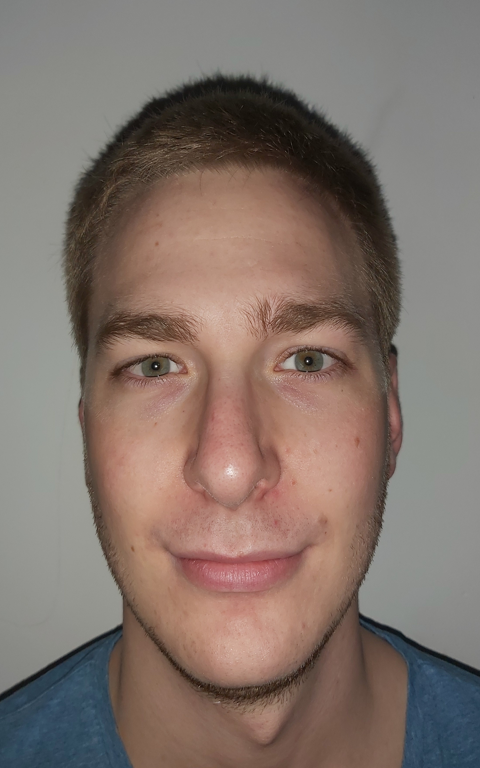
%> input picture Laboratoria/zdj_3.bmp, 480 x 768 px
$ octave Operacje_przetwarzania_obrazu.m   (GNU Octave 9; MATLAB toolbox functions it lacks are replaced by stand-ins)
%> lines starting %> are read from the running program, lines starting %| are printed output that depends on the picture; in (x1, y1, x2, y2) boxes, pixels count from 0 and x2, y2 are one past the last pixel; in counts of white or black regions, pixels touching at a corner belong together; the program's own positions count from 1
% Plik realizuj¹cy wszystkie operacje z wyk³adów i przyk³adu
clc; clear all; close all;
save_ = 'y'; % jesli generowaæ wykresy to daj 'y'
%% Wczytanie zdjêcia w rozmiarze 768x480
zdj = 'zdj_3.bmp'
i = imread(zdj);
%> i is the input picture: size 768x480x3 uint8; mean R, G, B 130.1, 114.8, 107
% Wyœwietlenie informacji o zdjêciu
info = imfinfo(zdj)
j = 1;
% Pokazanie zdjêcia
figure(j);
imagesc(i); title('Obraz orginalny');

%% Zapis w innych formatach
if save_ == 'y'
%     imwrite(i, 'zdj.jpg');
%     imwrite(i, 'zdj.tiff');
end

%% Przekszta³cenia geometryczne
% Skalowanie, funkcja resize(obraz, skala)
i_ = imresize(i, 0.6);

j=j+1; figure(j);
imshowpair(i, i_, 'montage'); title('Skalowanie obrazu');
if save_ == 'y'
    imwrite(i_, 'skalowany.bmp');
end

% Obracanie obrazu, funkcja imrotate(obraz, stopnie, metoda aproks)
j=j+1; figure(j);
i_ = imrotate(i, 90, 'bicubic');
%> i_: size 480x768x3 uint8
imshowpair(i, i_, 'montage'); title('Obracanie obrazu');
if save_ == 'y'
    imwrite(i_, 'obrocony.bmp');
end

% Przycinanie obrazu, imcrop(obraz, [x y szer wys])

j=j+1; figure(j);
i_ = imcrop(i, [115 125 250 480]);
%> i_: size 481x251x3 uint8
imshowpair(i, i_, 'montage'); title('Przycinanie obrazu');
if save_ == 'y'
    imwrite(i_, 'przyciety.bmp');
end

% Imtransform, funkcja imtransform(obraz, transfromacja, pozostale opcje)
% transformacja mo¿e byæ utworzona np. za pomoc¹ maketform

j=j+1; figure(j);
T = maketform('projective', [1 1; 240 1; 240 250; 1 240], [20, 40; 220 40; 220 250;1 220]);
i_ = imtransform(i, T, 'XYScale', 1);
%> i_: size 991x655x3 uint8
imshowpair(i, i_, 'montage'); title('Imtransform obrazu');
if save_ == 'y'
    imwrite(i_, 'imtrans.bmp');
end

%% Przekszta³cenia punktowe
% Dodawanie (rozjasnianie) sta³ej do obrazu
% Funkcja imadd(obraz, wartoœæ)
j=j+1; figure(j);
i_ = imadd(i, 50);
%> i_: size 768x480x3 uint8
imshowpair(i, i_, 'montage'); title('Rozjasnianie obrazu');
if save_ == 'y'
    imwrite(i_, 'rozjasnianie.bmp');
end

% Odejmowanie (przyciemnianie) sta³ej do obrazu
% Funkcja imadd(obraz, -wartoœæ)
j=j+1; figure(j);
i_ = imadd(i, -50);
imshowpair(i, i_, 'montage'); title('Przyciemnianie obrazu');
if save_ == 'y'
    imwrite(i_, 'przyciemnianie.bmp');
end

% Mno¿enie przez sta³¹
% Funkcja immultiply(obraz, wartoœæ)
j=j+1; figure(j);
i_ = immultiply(i, 1.25);
imshowpair(i, i_, 'montage'); title('Mnozenie obrazu');
if save_ == 'y'
    imwrite(i_, 'mnozenie.bmp');
end

% Dwu-argumentowe operacje np. odejmowanie obrazów
% imabsdiff(obraz, obraz), imadjust(obraz, zakres hist, nowy zakres)
j=j+1; figure(j);
i_ = imread('tower.jpg');
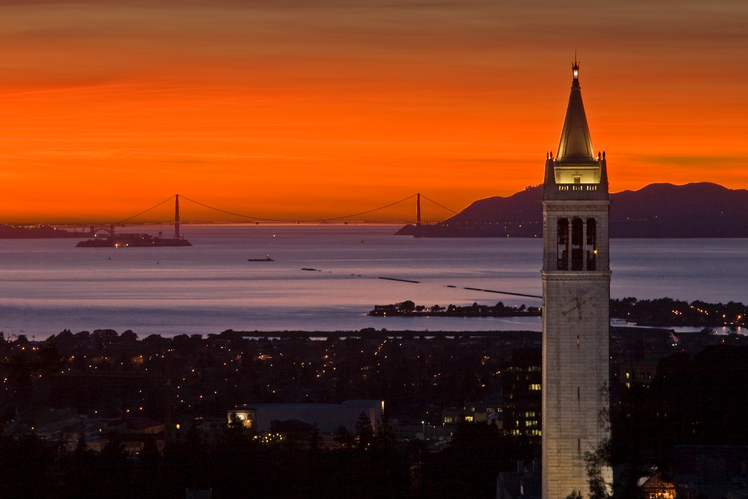
%> input picture Laboratoria/tower.jpg, 748 x 499 px
%> i_ is the input picture: size 499x748x3 uint8; mean R, G, B 118, 58.2, 32.9
i_ = imresize(i_, [768, 480]);
%> i_: size 768x480x3 uint8
i_ = imabsdiff(i, i_);
i_ = imadjust(i_, []);

imshowpair(i, i_, 'montage'); title('Operacje dwupunktowe - odejmowanie');
if save_ == 'y'
    imwrite(i_, 'dwuargumetnowe.bmp');
end

% Dodwanie obrazow, imadd(obraz, obraz)
j=j+1; figure(j);
i_ = imread('tower.jpg');
i_ = imresize(i_, [768, 480]);
i_ = imadd(i, i_);
imshowpair(i, i_, 'montage'); title('Dodawnie obrazu');
if save_ == 'y'
    imwrite(i_, 'dodawanie_obrazow.bmp');
end

% Modulacja gamma- wyrownanie histogramu, histeq(obraz)
j=j+1; figure(j);
i_ = histeq(i);
imshowpair(i, i_, 'montage'); title('Obraz po wyrównaniu histogramu');
if save_ == 'y'
    imwrite(i_, 'wyrownanie_hist.bmp');
end

j=j+1; figure(j);
subplot(121); imhist(i); title('Histogram obrazu orginalnego');
i_ = imadjust(i, [0.2 0.8], []);
subplot(122); imhist(i_); title('Histogram po modulacji gamma');

% Skala szarosci, funkcja rgb2gray(obrazRGB)
i_gray = rgb2gray(i);
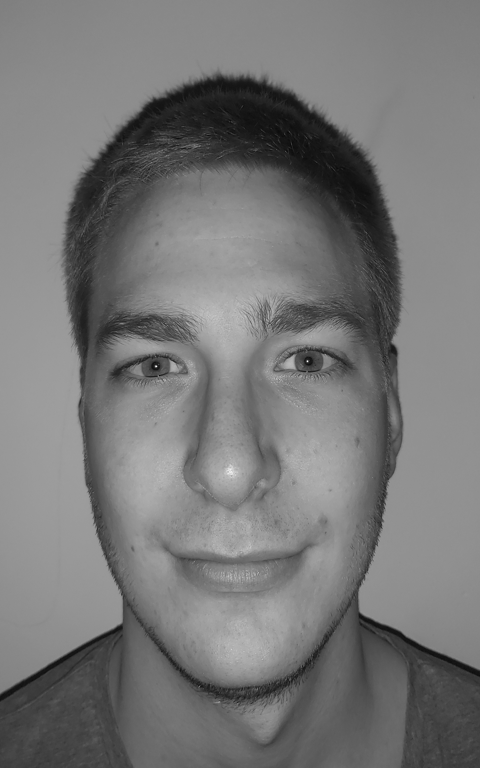
%> i_gray: size 768x480 uint8; min 10, max 255, mean 118.5
i_gray = imadjust(i_gray, [0 1], [0 1], 1);
j=j+1; figure(j);
imshowpair(i, i_gray, 'montage'); title('Skala szarosci');
if save_ == 'y'
    imwrite(i_gray, 'skala_szarosc.bmp');
end

% Binaryzacja, im2bw lub imbinarize(obrazGRAY, poziom)
j=j+1; figure(j);
i_ = im2bw(i_gray, [110/255]);
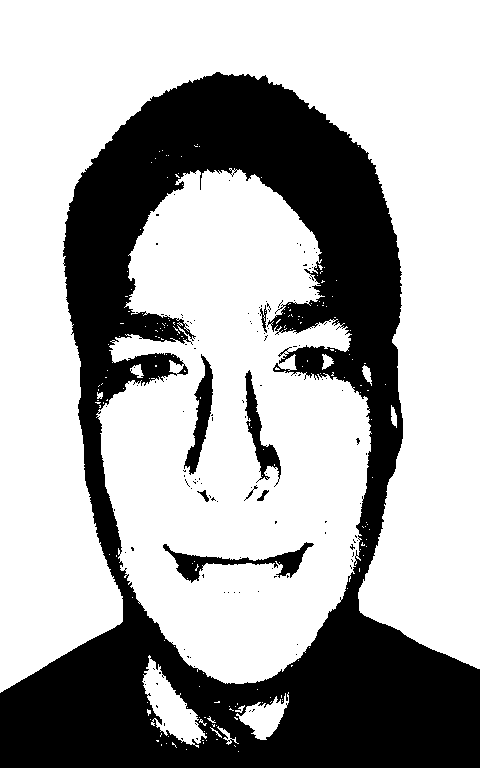
%> i_: size 768x480 logical; 66.8% white; 130 black regions (122 under 20 px), largest, box (x1, y1, x2, y2) and area: (0, 72, 480, 768) 117740, (163, 542, 314, 583) 1603, (184, 354, 213, 475) 1297
imshowpair(i_gray, i_, 'montage'); title('Binaryzacja');
if save_ == 'y'
    imwrite(i_, 'binaryzacja.bmp');
end

%% TRansformacje obrazow
% Widmo Fouriera z obrazu, funkcja fft2(obraz) oraz fftshift do zamiany
% æwiartek
i_ = fftshift(fft2(i_gray));
i_ = abs(i_); i_ = 255*i_/max(max(i_));
j=j+1; figure(j);
imshowpair(i_gray, i_, 'montage'); title('FFT');
if save_ == 'y'
    imwrite(i_, 'FFT.bmp');
end

%% Filtracja obrazów
% imfilter(obraz, maska)
% Dolnoprzepustowy
j=j+1; figure(j);
filtr = ones(7);
filtr = filtr/sum(sum(filtr));
i_ = imfilter(i, filtr);
%> i_: size 768x480x3 uint8
imshowpair(i, i_, 'montage'); title('Filtr dolnoprzepusowy');
%> after `imshowpair(i, i_, 'montage')`:
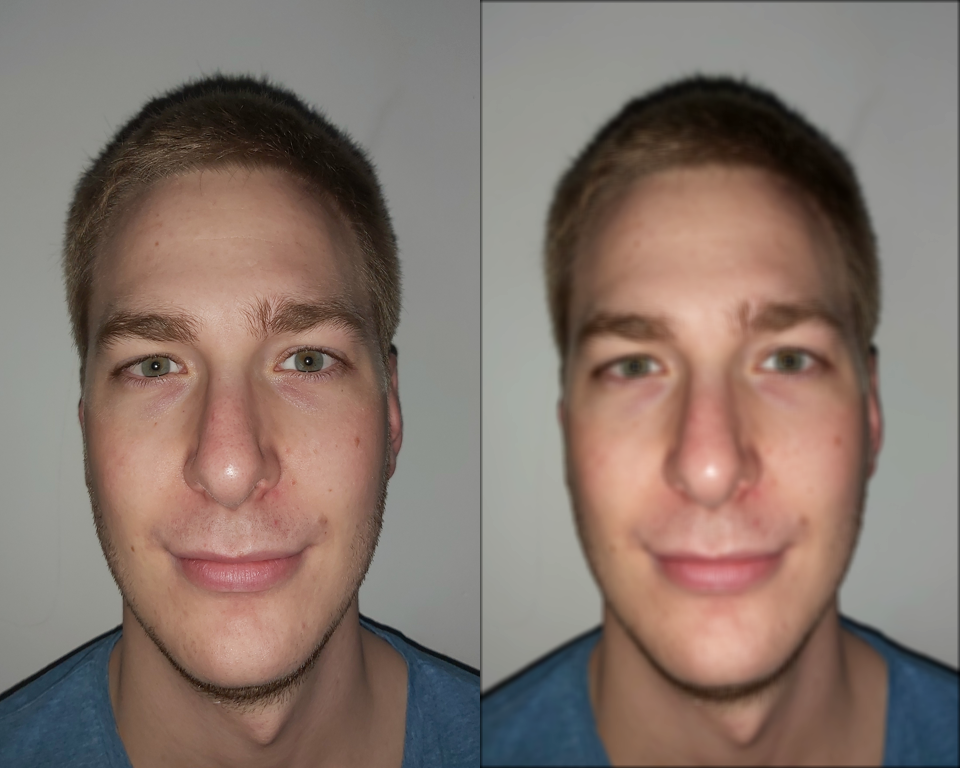
%> displayed picture: size 768x960x3, on the screen's scale of 0 to 255; mean R, G, B 133.3, 116.6, 108.1
if save_ == 'y'
    imwrite(i_, 'dolnoprzepustowy.bmp');
end

% Wlasny
j=j+1; figure(j);
filtr = [ 2 4 2; 4 8 4; 2 4 2];
filtr = filtr/sum(sum(filtr));
i_ = imfilter(i, filtr);
imshowpair(i, i_, 'montage'); title('Filtr wlasny');
if save_ == 'y'
    imwrite(i_, 'filtr_wlasny.bmp');
end

% Górnoprzepustowy
% Gradniet robertsa
j=j+1; figure(j);
filtr = [ 0 0 0; -1 0 0; 0 1 0];
i_ = imfilter(i, filtr); i_ = imadjust(i_, stretchlim(i_));
imshowpair(i, i_, 'montage'); title('Filtr gornoprzepustowy');
if save_ == 'y'
    imwrite(i_, 'filtr_gornoprzepustowy1.bmp');
end
% Odwrocony
i_2 = imfilter(i, rot90(filtr)); i_2 = imadjust(i_2, stretchlim(i_2));
j=j+1; figure(j);
imshowpair(i, i_2, 'montage'); title('Filtr gornoprzepustowy odwrocony');
if save_ == 'y'
    imwrite(i_2, 'filtr_gornoprzepustowy2.bmp');
end

% Suma gradientow powy¿ej
j=j+1; figure(j);
i_ = imadd(i_, i_2);
imshowpair(i, i_, 'montage'); title('Suma filtrow gornoprzepustowych');
if save_ == 'y'
    imwrite(i_, 'suma_filtrow_gorno.bmp');
end

% Maska Prewitta
j=j+1; figure(j);
filtr = [ -1 -1 -1; 0 0 0; 1 1 1];
i_ = imfilter(i, filtr); i_ = imadjust(i_, stretchlim(i_));
%> after `i_ = imadjust(i_, stretchlim(i_))`:
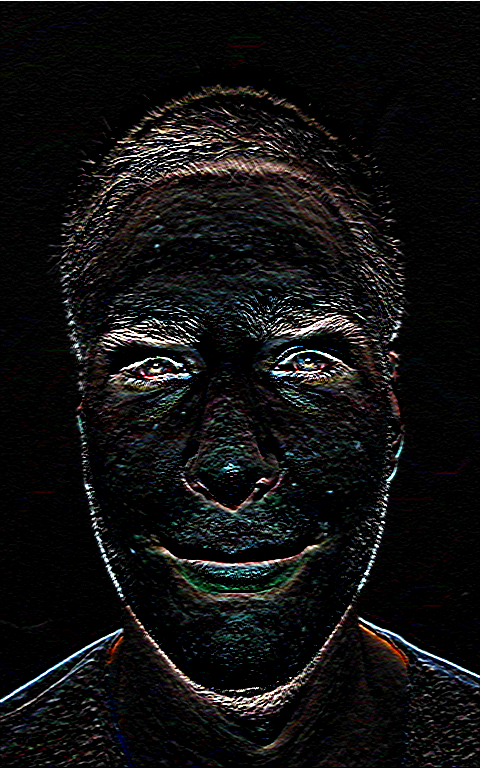
%> i_: size 768x480x3 uint8; mean R, G, B 17.1, 16.9, 16.9
imshowpair(i, i_, 'montage'); title('Maska Prewitta');
%> after `imshowpair(i, i_, 'montage')`:
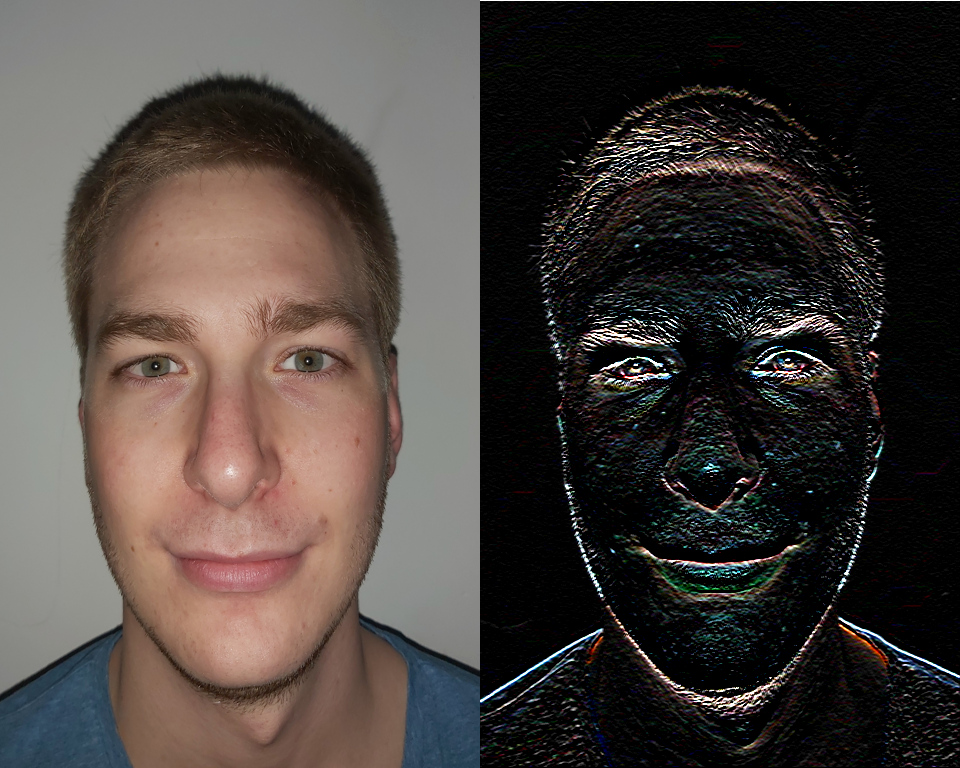
%> displayed picture: size 768x960x3, on the screen's scale of 0 to 255; mean R, G, B 72.9, 65.1, 61.1
if save_ == 'y'
    imwrite(i_, 'filtr_prewitta.bmp');
end
% Odwrócona
i_2 = imfilter(i, rot90(filtr)); i_2 = imadjust(i_2, stretchlim(i_2));
%> after `i_2 = imfilter(i, rot90(filtr))`:
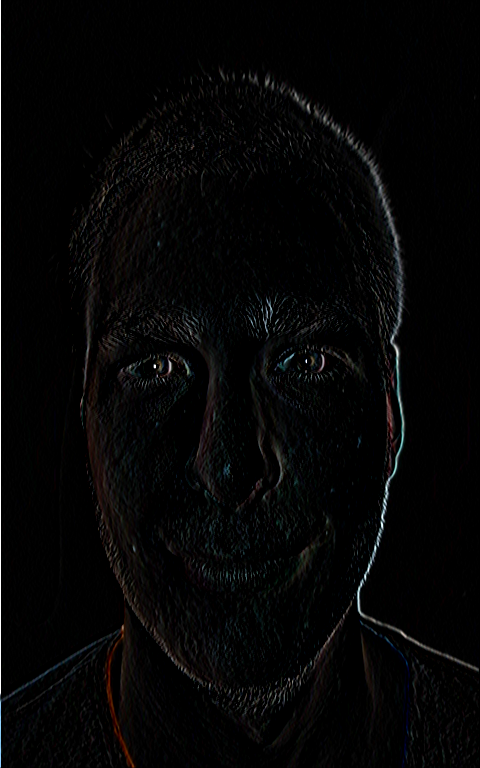
%> i_2: size 768x480x3 uint8; mean R, G, B 5.1, 5.1, 5.1
j=j+1; figure(j);
imshowpair(i, i_2, 'montage'); title('Filtr Prewitta odwrocony');
if save_ == 'y'
    imwrite(i_2, 'filtr_prewitta_2.bmp');
end
% Suma gradientow powy¿ej
j=j+1; figure(j);
i_ = imadd(i_, i_2);
imshowpair(i, i_, 'montage'); title('Suma filtrow Prewitta');
if save_ == 'y'
    imwrite(i_, 'suma_filtrow_prewitta.bmp');
end


% Maska Sobela
j=j+1; figure(j);
filtr = [ -1 -2 -1; 0 0 0; 1 2 1];
i_ = imfilter(i, filtr); i_ = imadjust(i_, stretchlim(i_));
imshowpair(i, i_, 'montage'); title('Maska Sobela');
if save_ == 'y'
    imwrite(i_, 'maska_sobela.bmp');
end
i_2 = imfilter(i, rot90(filtr)); i_2 = imadjust(i_2, stretchlim(i_2));
j=j+1; figure(j);
imshowpair(i, i_2, 'montage'); title('Maska Sobela odwrocona');
if save_ == 'y'
    imwrite(i_2, 'maska_sobela_2.bmp');
end


% Laplacjan
j=j+1; figure(j);
filtr = [ 0 -1 0; -1 4 -1; 0 -1 0];
i_ = imfilter(i, filtr); i_ = imadjust(i_, stretchlim(i_));
imshowpair(i, i_, 'montage'); title('Laplasjan');
if save_ == 'y'
    imwrite(i_, 'lapacjan.bmp');
end

% Filtr specjalny Unsharp, funkcja fspecial(opcje)
j=j+1; figure(j);
filtr = fspecial('unsharp');
i_ = imfilter(i, filtr);
imshowpair(i, i_, 'montage'); title("Filtr 'Unsharp'");
if save_ == 'y'
    imwrite(i_, 'unsharp.bmp');
end

% Filtr specjalny average
j=j+1; figure(j);
filtr = fspecial('average');
i_ = imfilter(i, filtr);
imshowpair(i, i_, 'montage'); title("Filtr 'Average'");
if save_ == 'y'
    imwrite(i_, 'average.bmp');
end

% Filtr medianowy
j=j+1; figure(j);
i_n = im2double(i);
% funkcja zaszumiaj¹ca imnoise(obraz, metoda, poziom)
i_n = imnoise(i_n, 'salt & pepper', 0.025);
i_1 = i_n;
for n=1:3
    % Filtracja kana³u za pomoc¹ filtru medianowego z podana maska
    i_1(:,:,n) = medfilt2(i_n(:,:,n), [3 3]);
end
imshowpair(i_n, i_1, 'montage'); title("Obraz zak³ócony oraz po filtracji medianowej");
if save_ == 'y'
    imwrite(i_1, 'med2filt.bmp');
    imwrite(i_n, 'saltandpeper.bmp');
end

%% Operacje morfologiczne
% Binaryzacja
i_bw = im2bw(i_gray, [110/255]);

% Erozja, imerode(obraz, element strukt.)
% strel(opcja, wymiary) - tworzenie elementu strukt.
% Erozja elementem liniowym
j=j+1; figure(j);
se = strel('line', 15, 1);
i_ = imerode(i_bw, se);
imshowpair(i_bw, i_, 'montage'); title("Erozja - element liniowy");
if save_ == 'y'
    imwrite(i_, 'erode_line.bmp');
end

% Erozja elementem dyskowym
j=j+1; figure(j);
se = strel('disk', 2);
i_ = imerode(i_bw, se);
imshowpair(i_bw, i_, 'montage'); title("Erozja - element dyskowy");
if save_ == 'y'
    imwrite(i_, 'erode_disc.bmp');
end

% Dylatacja, imdilate(obraz, elem. struk.)
% Element linowy
j=j+1; figure(j);
se = strel('line', 3, 15);
i_ = imdilate(i_bw, se);
imshowpair(i_bw, i_, 'montage'); title("Dylatacja - element liniowy");
if save_ == 'y'
    imwrite(i_, 'dilate_line.bmp');
end

% Element dyskowy
j=j+1; figure(j);
se = strel('disk', 2);
i_ = imdilate(i_bw, se);
imshowpair(i_bw, i_, 'montage'); title("Dylatacja - element dyskowy");
if save_ == 'y'
    imwrite(i_, 'dilate_disc.bmp');
end

% Element z podana maska
j=j+1; figure(j);
se = strel('arbitrary', ones(4));
i_ = imdilate(i_bw, se);
imshowpair(i_bw, i_, 'montage'); title("Dylatacja - element 'arbitrary'");
if save_ == 'y'
    imwrite(i_, 'dilate_arb.bmp');
end

% Otwarcie
j=j+1; figure(j);
se = strel('disk', 2);
i_ = imerode(i_bw, se);
i_ = imdilate(i_, se);

imshowpair(i_bw, i_, 'montage'); title("Otwarcie'");
if save_ == 'y'
    imwrite(i_, 'open_disc.bmp');
end

% Zamkniecie
j=j+1; figure(j);
se = strel('disk', 2);
i_ = imdilate(i_bw, se);
i_ = imerode(i_, se);

imshowpair(i_bw, i_, 'montage'); title("Zakmniêcie");
if save_ == 'y'
    imwrite(i_, 'close_disc.bmp');
end

% Scienanie, bwmorph(obraz, 'remove') - pozostawia kontury
i_ = bwmorph(i_bw, 'remove');
j=j+1; figure(j);
imshowpair(i_bw, i_, 'montage'); title("Scienianie'");
if save_ == 'y'
    imwrite(i_, 'scienianie1.bmp');
end

% Szkieletyzacja,  bwmorph(obraz, 'skel') - pozostawia po³¹czenia œrodków
% obiektów
i_ = bwmorph(i_bw, 'skel', 10);
j=j+1; figure(j);
imshowpair(i_bw, i_, 'montage'); title("Szkieletyzacja");
if save_ == 'y'
    imwrite(i_, 'skeleton1.bmp');
end

% Operacje bothati tophat
i_ = imtophat(i_gray, strel('disk', 4));

i_ = imadjust(i_, stretchlim(i_));
j=j+1; figure(j);
imshowpair(i_gray, i_, 'montage'); title("operacja bothat");
if save_ == 'y'
    imwrite(i_, 'bothat.bmp');
end

i_ = imbothat(i_gray, strel('disk', 4));
i_ = imadjust(i_, stretchlim(i_));

j=j+1; figure(j);
imshowpair(i_gray, i_, 'montage'); title("operacja tophat");
if save_ == 'y'
    imwrite(i_, 'tophat.bmp');
end

%% Centroidy
% Binaryzacja
i_bw = im2bw(i_gray, [110/255]);

i_1 = bwmorph(i_bw, 'shrink', inf);
i_2 = bwmorph(i_bw, 'remove');
i_3 = logical(imadd(i_1, i_2));
j=j+1; figure(j);
imshowpair(i_1, i_2, 'montage'); title("Shirnk i remove");
j=j+1; figure(j);
imshowpair(i_bw, i_3, 'montage'); title("Centrodiy");
if save_ == 'y'
    imwrite(i_3, 'centroids1.bmp');
end
